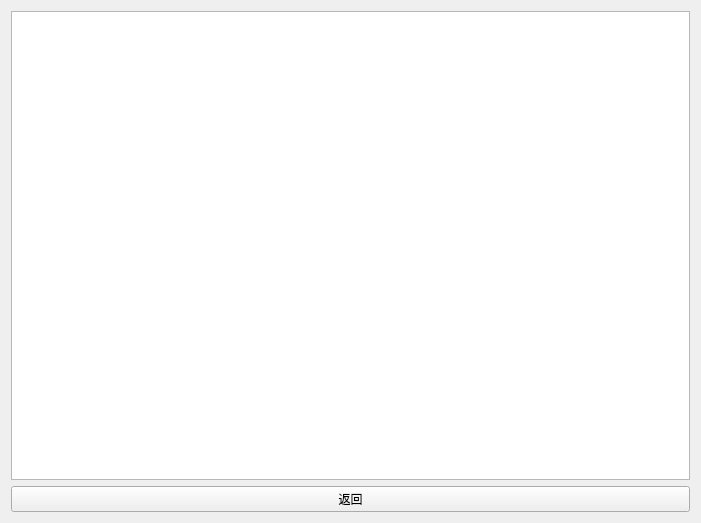
<?xml version="1.0" encoding="UTF-8"?>
<ui version="4.0">
 <class>PCBpaints</class>
 <widget class="QWidget" name="PCBpaints">
  <property name="geometry">
   <rect>
    <x>0</x>
    <y>0</y>
    <width>701</width>
    <height>523</height>
   </rect>
  </property>
  <property name="windowTitle">
   <string>Form</string>
  </property>
  <layout class="QVBoxLayout" name="verticalLayout">
   <item>
    <widget class="QGraphicsView" name="graphicsView"/>
   </item>
   <item>
    <widget class="QPushButton" name="pushButton">
     <property name="text">
      <string>返回</string>
     </property>
    </widget>
   </item>
  </layout>
 </widget>
 <resources/>
 <connections/>
</ui>
